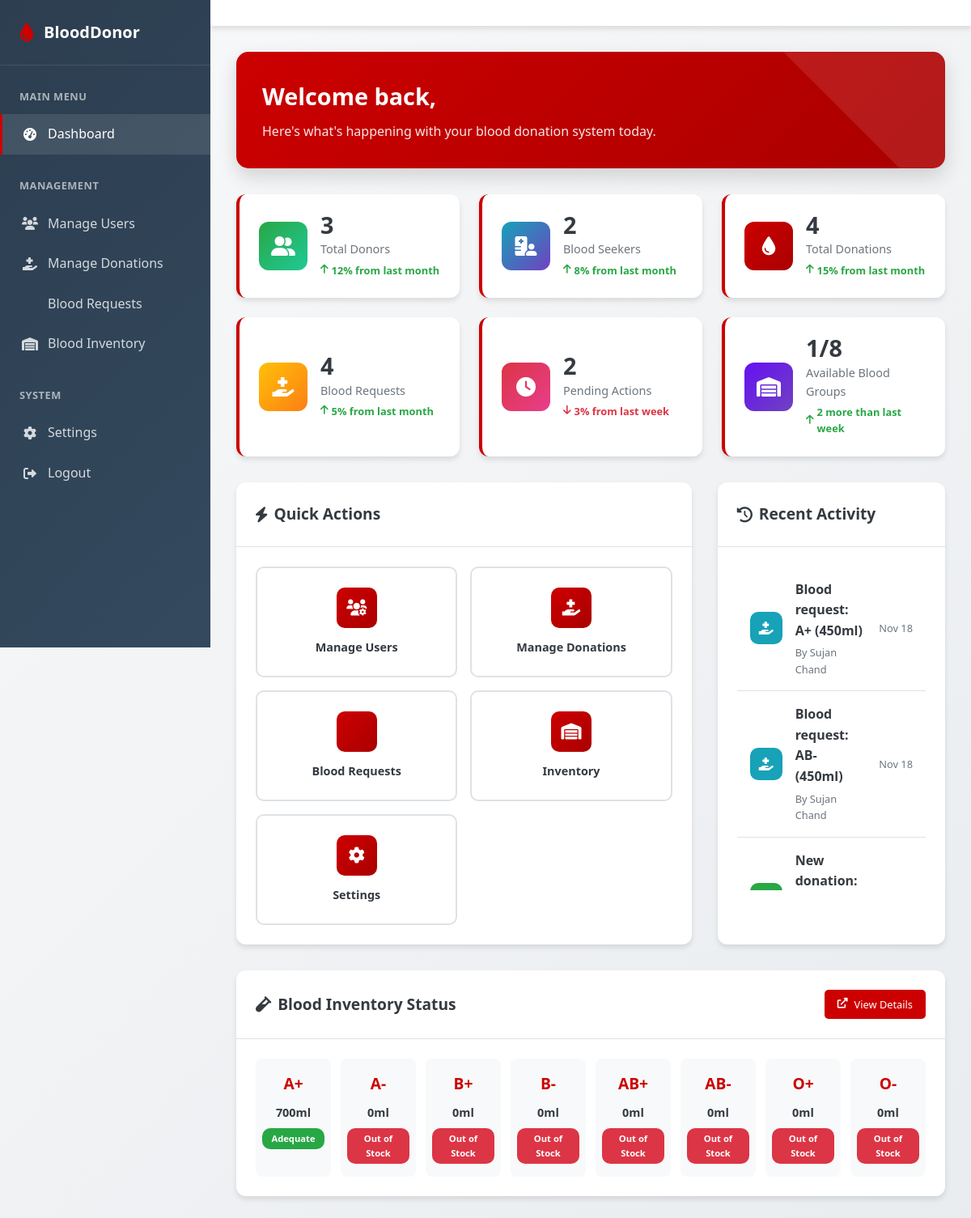
Screenshot of /admin/dashboard.php with the database file from the repository.
### tables this page shows
CREATE TABLE `blood_inventory` (
  `id` int(11) NOT NULL,
  `blood_group` enum('A+','A-','B+','B-','AB+','AB-','O+','O-') NOT NULL,
  `quantity_ml` int(11) DEFAULT 0,
  `last_updated` timestamp NOT NULL DEFAULT current_timestamp() ON UPDATE current_timestamp()
);

### admin/dashboard.php (the view, shortened to what this page needs)
<?php
$database = new Database();
$db = $database->getConnection();
$stats_query = "SELECT
    (SELECT COUNT(*) FROM users WHERE role = 'donor') as total_donors,
    (SELECT COUNT(*) FROM users WHERE role = 'seeker') as total_seekers,
    (SELECT COUNT(*) FROM donations WHERE status = 'approved') as total_donations,
    (SELECT COUNT(*) FROM blood_requests) as total_requests,
    (SELECT COUNT(*) FROM blood_requests WHERE status = 'pending') as pending_requests,
    (SELECT COUNT(*) FROM donations WHERE status = 'pending') as pending_donations,
    (SELECT SUM(quantity_ml) FROM blood_inventory) as total_blood_ml,
    (SELECT COUNT(*) FROM blood_inventory WHERE quantity_ml > 0) as available_blood_groups";
$stats_stmt = $db->prepare($stats_query);
$stats_stmt->execute();
$stats = $stats_stmt->fetch(PDO::FETCH_ASSOC);
$activities_query = "SELECT
    'donation' as type, d.created_at, u.full_name, d.blood_group, d.quantity_ml,
    CONCAT('New donation: ', d.blood_group, ' (', d.quantity_ml, 'ml)') as description
    FROM donations d
    JOIN users u ON d.donor_id = u.id
    WHERE d.status = 'approved'
    UNION ALL
    SELECT
    'request' as type, br.created_at, u.full_name, br.blood_group, br.quantity_ml,
    CONCAT('Blood request: ', br.blood_group, ' (', br.quantity_ml, 'ml)') as description
    FROM blood_requests br
    JOIN users u ON br.seeker_id = u.id
    WHERE br.status = 'pending'
    ORDER BY created_at DESC
    LIMIT 6";
$activities_stmt = $db->prepare($activities_query);
$activities_stmt->execute();
$recent_activities = $activities_stmt->fetchAll(PDO::FETCH_ASSOC);
$inventory_query = "SELECT blood_group, quantity_ml FROM blood_inventory ORDER BY
    CASE blood_group
        WHEN 'A+' THEN 1 WHEN 'A-' THEN 2 WHEN 'B+' THEN 3 WHEN 'B-' THEN 4
        WHEN 'AB+' THEN 5 WHEN 'AB-' THEN 6 WHEN 'O+' THEN 7 WHEN 'O-' THEN 8
    END";
$inventory_stmt = $db->prepare($inventory_query);
$inventory_stmt->execute();
$inventory = $inventory_stmt->fetchAll(PDO::FETCH_ASSOC);
?>
<!DOCTYPE html>
<html lang="en">
<head>
    <link rel="stylesheet" href="https://cdnjs.cloudflare.com/ajax/libs/font-awesome/6.0.0/css/all.min.css">
</head>
<body>
    <div class="dashboard-container">
        <aside class="sidebar">
            <div class="sidebar-header">
                <div class="sidebar-brand">
                    <i class="fas fa-tint"></i>
                    <span>BloodDonor</span>
                </div>
            </div>
            <nav class="sidebar-menu">
                <div class="menu-section">
                    <div class="menu-title">Main Menu</div>
                    <a href="admin_dashboard.php" class="menu-item active">
                        <i class="fas fa-tachometer-alt"></i>
                        <span>Dashboard</span>
                    </a>
                </div>
                <div class="menu-section">
                    <div class="menu-title">Management</div>
                    <a href="manage_users.php" class="menu-item">
                        <i class="fas fa-users"></i>
                        <span>Manage Users</span>
                    </a>
                    <a href="manage_donations.php" class="menu-item">
                        <i class="fas fa-hand-holding-medical"></i>
                        <span>Manage Donations</span>
                    </a>
                    <a href="manage_blood_requests.php" class="menu-item">
                        <span>Blood Requests</span>
                    </a>
                    <a href="blood_inventory.php" class="menu-item">
                        <i class="fas fa-warehouse"></i>
                        <span>Blood Inventory</span>
                    </a>
                </div>
                <div class="menu-section">
                    <div class="menu-title">System</div>
                    <a href="setting.php" class="menu-item">
                        <i class="fas fa-cog"></i>
                        <span>Settings</span>
                    </a>
                    <a href="../homepage.php" class="menu-item">
                        <i class="fas fa-sign-out-alt"></i>
                        <span>Logout</span>
                    </a>
                </div>
            </nav>
        </aside>
        <main class="main-content">
            <header class="top-nav">
            </header>
            <div class="dashboard-content">
                <div class="welcome-banner fade-in">
                    <h1 class="welcome-title">Welcome back, </h1>
                    <p class="welcome-subtitle">Here's what's happening with your blood donation system today.</p>
                </div>
                <div class="stats-grid">
                    <div class="stat-card fade-in">
                        <div class="stat-icon donors">
                            <i class="fas fa-user-friends"></i>
                        </div>
                        <div class="stat-content">
                            <div class="stat-number"><?php echo $stats['total_donors'] ?? '0'; ?></div>
                            <div class="stat-label">Total Donors</div>
                            <div class="stat-trend trend-up">
                                <i class="fas fa-arrow-up"></i> 12% from last month
                            </div>
                        </div>
                    </div>
                    <div class="stat-card fade-in">
                        <div class="stat-icon seekers">
                            <i class="fas fa-hospital-user"></i>
                        </div>
                        <div class="stat-content">
                            <div class="stat-number"><?php echo $stats['total_seekers'] ?? '0'; ?></div>
                            <div class="stat-label">Blood Seekers</div>
                            <div class="stat-trend trend-up">
                                <i class="fas fa-arrow-up"></i> 8% from last month
                            </div>
                        </div>
                    </div>
                    <div class="stat-card fade-in">
                        <div class="stat-icon donations">
                            <i class="fas fa-tint"></i>
                        </div>
                        <div class="stat-content">
                            <div class="stat-number"><?php echo $stats['total_donations'] ?? '0'; ?></div>
                            <div class="stat-label">Total Donations</div>
                            <div class="stat-trend trend-up">
                                <i class="fas fa-arrow-up"></i> 15% from last month
                            </div>
                        </div>
                    </div>
                    <div class="stat-card fade-in">
                        <div class="stat-icon requests">
                            <i class="fas fa-hand-holding-medical"></i>
                        </div>
                        <div class="stat-content">
                            <div class="stat-number"><?php echo $stats['total_requests'] ?? '0'; ?></div>
                            <div class="stat-label">Blood Requests</div>
                            <div class="stat-trend trend-up">
                                <i class="fas fa-arrow-up"></i> 5% from last month
                            </div>
                        </div>
                    </div>
                    <div class="stat-card fade-in">
                        <div class="stat-icon pending">
                            <i class="fas fa-clock"></i>
                        </div>
                        <div class="stat-content">
                            <div class="stat-number"><?php echo ($stats['pending_requests'] ?? 0) + ($stats['pending_donations'] ?? 0); ?></div>
                            <div class="stat-label">Pending Actions</div>
                            <div class="stat-trend trend-down">
                                <i class="fas fa-arrow-down"></i> 3% from last week
                            </div>
                        </div>
                    </div>
                    <div class="stat-card fade-in">
                        <div class="stat-icon inventory">
                            <i class="fas fa-warehouse"></i>
                        </div>
                        <div class="stat-content">
                            <div class="stat-number"><?php echo $stats['available_blood_groups'] ?? '0'; ?>/8</div>
                            <div class="stat-label">Available Blood Groups</div>
                            <div class="stat-trend trend-up">
                                <i class="fas fa-arrow-up"></i> 2 more than last week
                            </div>
                        </div>
                    </div>
                </div>
                <div class="dashboard-grid">
                    <div class="grid-card fade-in">
                        <div class="card-header">
                            <h2 class="card-title">
                                <i class="fas fa-bolt"></i>
                                Quick Actions
                            </h2>
                        </div>
                        <div class="card-content">
                            <div class="actions-grid">
                                <a href="manage_users.php" class="action-btn">
                                    <div class="action-icon">
                                        <i class="fas fa-users-cog"></i>
                                    </div>
                                    <div class="action-text">Manage Users</div>
                                </a>
                                <a href="manage_donations.php" class="action-btn">
                                    <div class="action-icon">
                                        <i class="fas fa-hand-holding-medical"></i>
                                    </div>
                                    <div class="action-text">Manage Donations</div>
                                </a>
                                <a href="manage_blood_requests.php" class="action-btn">
                                    <div class="action-icon">
                                    </div>
                                    <div class="action-text">Blood Requests</div>
                                </a>
                                <a href="blood_inventory.php" class="action-btn">
                                    <div class="action-icon">
                                        <i class="fas fa-warehouse"></i>
                                    </div>
                                    <div class="action-text">Inventory</div>
                                </a>
                                <a href="setting.php" class="action-btn">
                                    <div class="action-icon">
                                        <i class="fas fa-cog"></i>
                                    </div>
                                    <div class="action-text">Settings</div>
                                </a>
                            </div>
                        </div>
                    </div>
                    <div class="grid-card fade-in">
                        <div class="card-header">
                            <h2 class="card-title">
                                <i class="fas fa-history"></i>
                                Recent Activity
                            </h2>
                        </div>
                        <div class="card-content">
                            <div class="activity-list">
                                <?php if (count($recent_activities) > 0): ?>
                                    <?php foreach ($recent_activities as $activity): ?>
                                        <div class="activity-item">
                                            <div class="activity-icon <?php echo $activity['type']; ?>">
                                                <i class="fas fa-<?php echo $activity['type'] == 'donation' ? 'tint' : 'hand-holding-medical'; ?>"></i>
                                            </div>
                                            <div class="activity-content">
                                                <div class="activity-title"><?php echo $activity['description']; ?></div>
                                                <div class="activity-meta">By <?php echo htmlspecialchars($activity['full_name']); ?></div>
                                            </div>
                                            <div class="activity-time">
                                                <?php
                                                    $time_ago = time() - strtotime($activity['created_at']);
                                                    if ($time_ago < 3600) {
                                                        echo ceil($time_ago / 60) . 'm ago';
                                                    } elseif ($time_ago < 86400) {
                                                        echo ceil($time_ago / 3600) . 'h ago';
                                                    } else {
                                                        echo date('M j', strtotime($activity['created_at']));
                                                    }
                                                ?>
                                            </div>
                                        </div>
                                    <?php endforeach; ?>
                                <?php endif; ?>
                            </div>
                        </div>
                    </div>
                </div>
                <div class="grid-card fade-in">
                    <div class="card-header">
                        <h2 class="card-title">
                            <i class="fas fa-vial"></i>
                            Blood Inventory Status
                        </h2>
                        <a href="blood_inventory.php" class="logout-btn" style="padding: 0.5rem 1rem; font-size: 0.8rem;">
                            <i class="fas fa-external-link-alt"></i>
                            View Details
                        </a>
                    </div>
                    <div class="card-content">
                        <div class="inventory-grid">
                            <?php foreach ($inventory as $item):
                                $quantity = $item['quantity_ml'];
                                if ($quantity == 0) {
                                    $status = 'critical';
                                    $status_text = 'Out of Stock';
                                } elseif ($quantity < 500) {
                                    $status = 'low';
                                    $status_text = 'Low';
                                } elseif ($quantity < 1000) {
                                    $status = 'adequate';
                                    $status_text = 'Adequate';
                                } else {
                                    $status = 'good';
                                    $status_text = 'Good';
                                }
                            ?>
                                <div class="blood-group-item">
                                    <div class="blood-group"><?php echo $item['blood_group']; ?></div>
                                    <div class="blood-quantity"><?php echo $quantity; ?>ml</div>
                                    <div class="blood-status status-<?php echo $status; ?>">
                                        <?php echo $status_text; ?>
                                    </div>
                                </div>
                            <?php endforeach; ?>
                        </div>
                    </div>
                </div>
            </div>
        </main>
    </div>
</body>
</html>

### rows the page displays
blood_inventory: blood_group "A+", quantity_ml "700", quantity_ml "Adequate"
blood_inventory: blood_group "A-", quantity_ml "0", quantity_ml "Out of Stock"
blood_inventory: blood_group "B+", quantity_ml "0", quantity_ml "Out of Stock"
blood_inventory: blood_group "B-", quantity_ml "0", quantity_ml "Out of Stock"
blood_inventory: blood_group "AB+", quantity_ml "0", quantity_ml "Out of Stock"
blood_inventory: blood_group "AB-", quantity_ml "0", quantity_ml "Out of Stock"
blood_inventory: blood_group "O+", quantity_ml "0", quantity_ml "Out of Stock"
blood_inventory: blood_group "O-", quantity_ml "0", quantity_ml "Out of Stock"

### other values shown
$stats['total_donors'] "3"
$stats['total_seekers'] "2"
$stats['total_donations'] "4"
$stats['total_requests'] "4"
$stats['available_blood_groups'] "1"
$activity['description'] "Blood request: A+ (450ml)"
$activity['full_name'] "Sujan Chand"
date('M j', strtotime($activity['created_at'])) "Nov 18"
$activity['description'] "Blood request: AB- (450ml)"
$activity['description'] "New donation:…"
